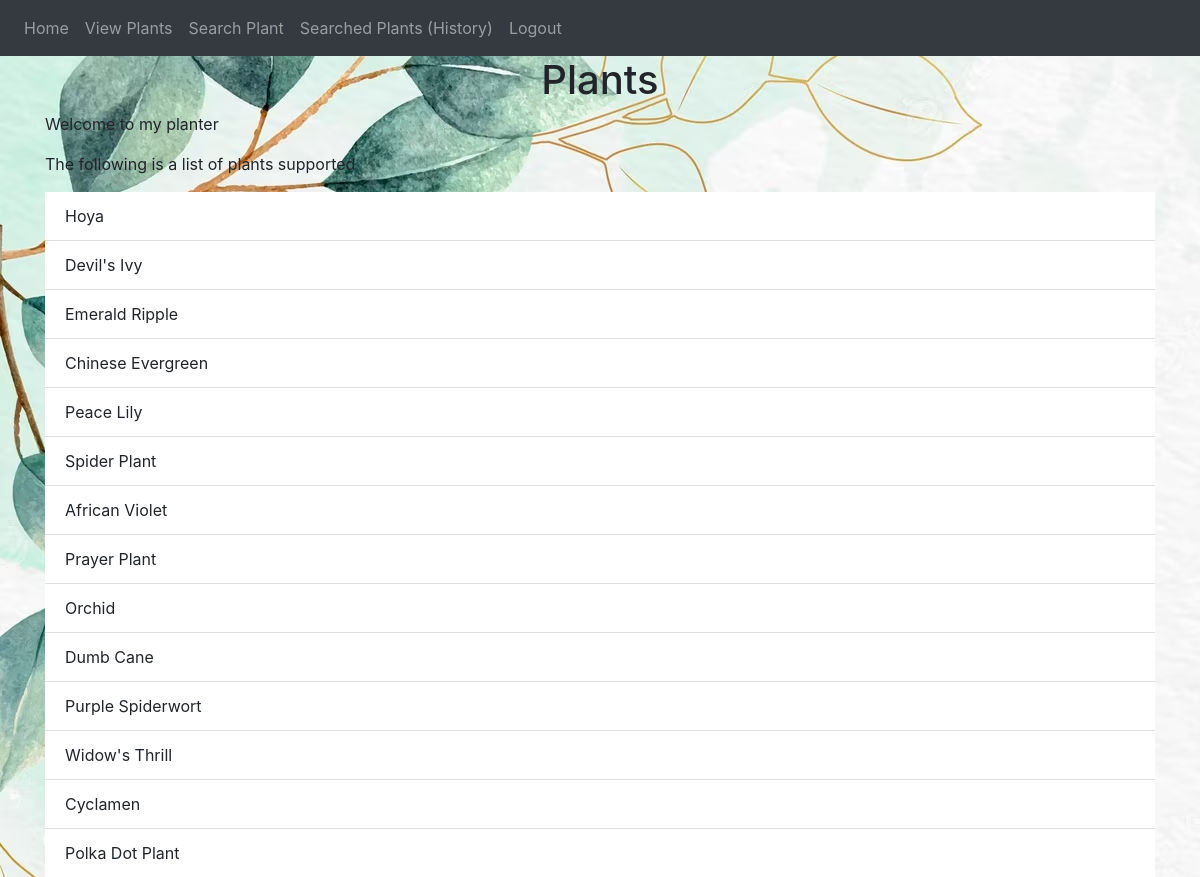
Screenshot of / (signed in) with the database file from the repository.
### planter/models.py (models this page shows, shortened)
class Plant(db.Model):
    __tablename__ = 'plants'
    id = db.Column(db.Integer, primary_key=True)
    name = db.Column(db.String(200), unique=True)
    scientific_name = db.Column(db.String(200), unique=True)
    description = db.Column(db.String(600))
    soil = db.Column(db.String(600))
    water = db.Column(db.String(600))
    sunlight_requirements = db.Column(db.String(200))
    minimum_cold_hardiness = db.Column(db.String)

### planter/views.py (the view)
@views.route("/", methods=["GET"])
@login_required
def home():
    plants = Plant.query.all()
    return render_template("home.html", user=current_user, plants=plants)

### planter/__init__.py (called while the page is built)
@login_manager.user_loader
def load_user(id):
    return User.query.get(int(id))

### planter/templates/home.html
{% extends "base.html" %} {% block title %}Home{% endblock %} {% block content
%}
<h1 align="center">Plants</h1>
<p>Welcome to my planter</p>
<p>The following is a list of plants supported</p>
<ul class="list-group list-group-flush" id="plants">
	{% for plant in plants %}
	<li class="list-group-item">{{ plant.name }}</li>
	{% endfor %}
</ul>
{% endblock %}

### planter/templates/base.html (shortened to what this page needs)
<!DOCTYPE html>
<html>
	<head>
		<link rel="stylesheet" href="https://stackpath.bootstrapcdn.com/bootstrap/4.4.1/css/bootstrap.min.css"
 />
		<link rel="stylesheet" href="https://stackpath.bootstrapcdn.com/font-awesome/4.7.0/css/font-awesome.min.css"
 />
	</head>
	<body>
		<nav class="navbar navbar-expand-lg navbar-dark bg-dark">
			<div class="collapse navbar-collapse" id="navbar">
				<div class="navbar-nav">
					{% if user.is_authenticated %}
					<a class="nav-item nav-link" id="home" href="/">Home</a>
					<a class="nav-item nav-link" id="view-plants" href="/view-plants">View Plants</a>
					<a class="nav-item nav-link" id="search-plants" href="/search">Search Plant</a>
					<a class="nav-item nav-link" id="saved-plants" href="/search-history">Searched Plants (History)</a>
					<a class="nav-item nav-link" id="logout" href="/logout">Logout</a>
					{% else %}
					<a class="nav-item nav-link" id="login" href="/login">Login</a>
					<a class="nav-item nav-link" id="signUp" href="/sign-up">Sign Up</a>
					{% endif %}
				</div>
			</div>
		</nav>
		<div class="container">{% block content %} {% endblock %}</div>
	</body>
</html>

### planter/templates/base.html (style rules this page uses)
body { background-image: url('static/leaves-background.avif'); }

### rows the page displays
Plant: name "Hoya"
Plant: name "Devil's Ivy"
Plant: name "Emerald Ripple"
Plant: name "Chinese Evergreen"
Plant: name "Peace Lily"
Plant: name "Spider Plant"
Plant: name "African Violet"
Plant: name "Prayer Plant"
Plant: name "Orchid"
Plant: name "Dumb Cane"
Plant: name "Purple Spiderwort"
Plant: name "Widow's Thrill"
Plant: name "Cyclamen"
Plant: name "Polka Dot Plant"
